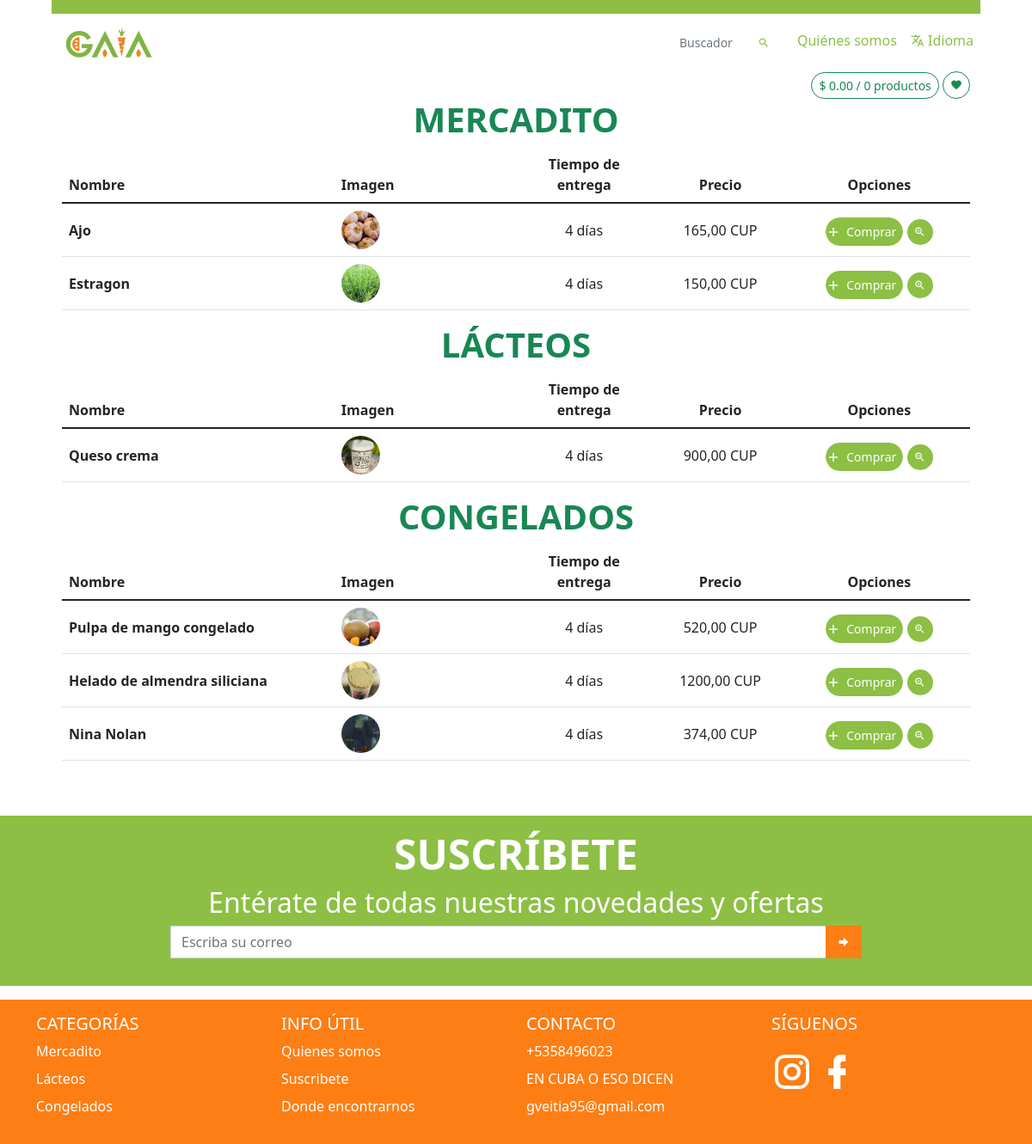
Before: /catalogo/ with the older database file.
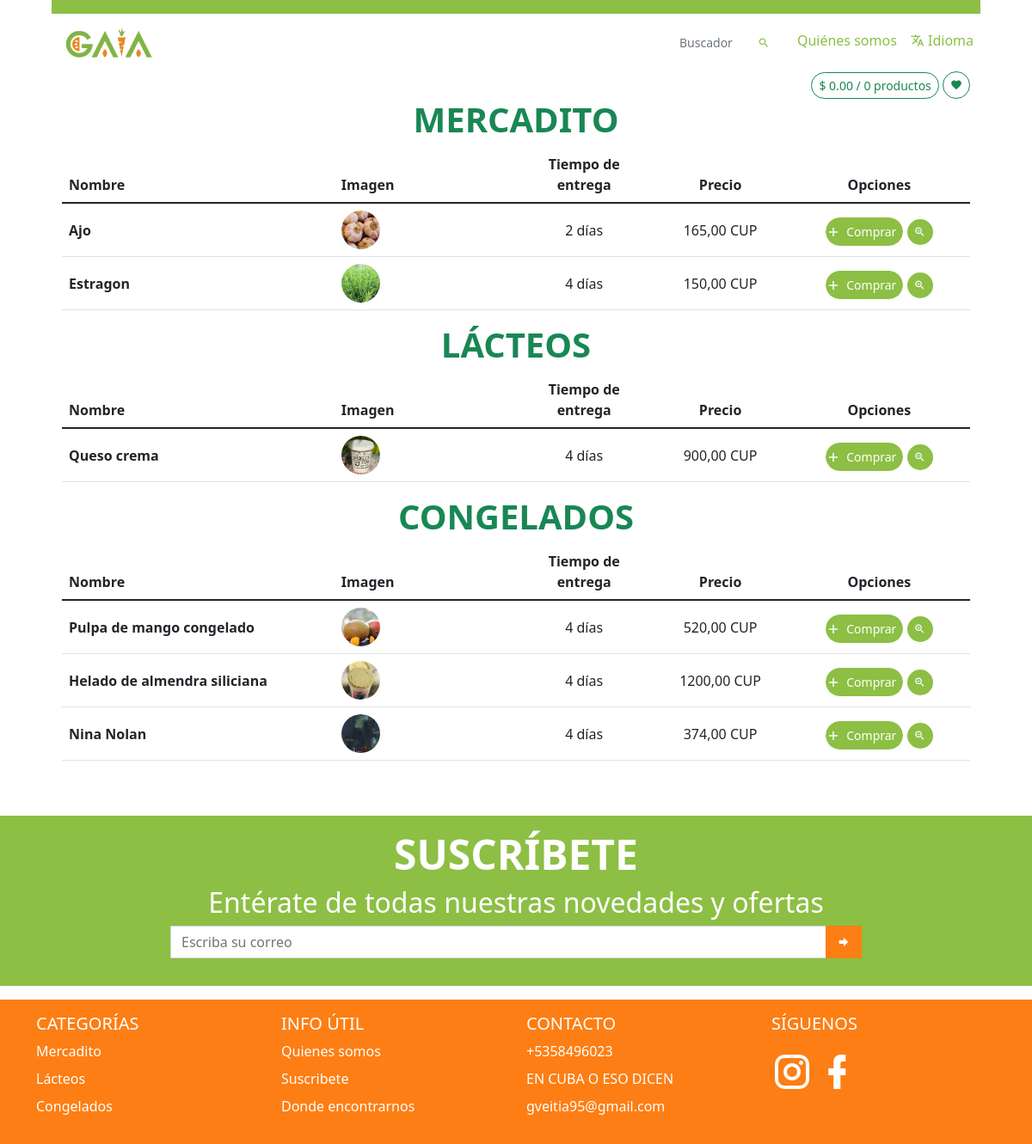
After: the same page with the newer database file.
### app_main/models.py (models this page shows, shortened)
class GeneralData(models.Model):
    logo = models.ImageField(upload_to='datos_generales/logo', verbose_name='Logo')
    img_principal = models.ImageField(upload_to='datos_generales/img_principal', verbose_name='Imagen Principal')
    enterprise_name = models.CharField(max_length=100, verbose_name='Nombre de la empresa')
    enterprise_address = models.CharField(max_length=100, verbose_name='Dirección de la empresa', null=True, blank=True)
    email = models.EmailField('Correo', unique=True,
                              error_messages={'unique': 'Este correo ya existe'})
    phone_number = models.CharField(validators=[phone_regex], max_length=17, unique=True, error_messages={
        'unique': 'Ya este teléfono está registrado'
    }, verbose_name='Celular', null=True, blank=True)
    facebook = models.URLField(verbose_name='Link de Facebook', null=True, blank=True)
    instagram = models.URLField(verbose_name='Link de Instagram', null=True, blank=True)
    def logo_tag(self):
        if self.logo:
            return mark_safe(f'<img src="{self.logo.url}" class="agrandar" width="45" height="45" />')
        return mark_safe(f'<img src="{STATIC_URL}img/empty.png" class="agrandar" width="45" height="45" />')
    logo_tag.short_description = 'Logo'
    def logo_link(self):
        return mark_safe(f'<a href="{self.logo.url}"> {self.logo_tag()}</a>')
    logo_link.short_description = 'Logo'
    def img_principal_tag(self):
        if self.logo:
            return mark_safe(f'<img src="{self.img_principal.url}" class="agrandar" height="45" />')
        return mark_safe(f'<img src="{STATIC_URL}img/empty.png" class="agrandar" width="45" height="45" />')
    img_principal_tag.short_description = 'Img principal'
    def img_principal_link(self):
        return mark_safe(f'<a href="{self.img_principal.url}"> {self.img_principal_tag()}</a>')
    img_principal_link.short_description = 'Img principal'
    class Meta:
        verbose_name = 'Datos Generales'
        verbose_name_plural = verbose_name

class Category(models.Model):
    description = models.TextField(verbose_name='Descripción', null=True, blank=True)
    name = models.CharField(max_length=100, verbose_name='Nombre')
    image = models.ImageField(upload_to='product/img', verbose_name='Imagen Principal', null=True)
    class Meta:
        verbose_name = 'Categoría'
        verbose_name_plural = 'Categorías'
    def __str__(self):
        return self.name
    @property
    def get_prods_count(self):
        return self.product_set.count() if self.product_set.exists() else 0
    def img_link(self):
        if self.image:
            return mark_safe(
                f'<a href="{self.image.url}"><img src="{self.image.url}" class="agrandar mb-2 mr-2" '
                f'width="40" height="40" /></a>')
        return mark_safe(
            f'<a href="{STATIC_URL}img/empty.png"><img src="{STATIC_URL}img/empty.png" class="agrandar mb-2 mr-2" '
            f'width="40" height="40" /></a>')
    img_link.short_description = 'Imagen'

class Product(models.Model):
    category = models.ForeignKey(Category, on_delete=models.CASCADE, verbose_name='Categoría')
    image = models.ImageField(upload_to='product/img', verbose_name='Imagen Principal', null=True)
    name = models.CharField(max_length=100, verbose_name='Nombre')
    price = models.DecimalField(max_digits=9, verbose_name='Precio', decimal_places=2)
    old_price = models.DecimalField(max_digits=9, verbose_name='Precio anterior', decimal_places=2, null=True,
                                    help_text='Este precio debería ser mayor al precio actual', blank=True)
    info = RichTextField(max_length=400, verbose_name='Información', null=True, blank=True)
    about = RichTextField(max_length=400, verbose_name='Sobre el producto', null=True, blank=True)
    is_active = models.BooleanField(default=True, verbose_name='Visible')
    is_important = models.BooleanField(default=True, verbose_name='Destacado')
    stock = models.IntegerField(verbose_name='Cantidad de inventario', default=1)
    date_updated = models.DateTimeField(auto_now=True, null=True, blank=True)
    sales = models.PositiveIntegerField(verbose_name='Ventas', default=0)
    delivery_time = models.PositiveSmallIntegerField('Tiempo de entrega (días)')
    class Meta:
        verbose_name = 'Producto'
        verbose_name_plural = 'Productos'
        ordering = ('category',)
    def info_tag(self):
        return mark_safe(self.info)
    def get_image(self):
        if self.image:
            return self.image.url
        return f'{STATIC_URL}img/empty.png'
    def img_link(self):
        if self.image:
            return mark_safe(
                f'<a href="{self.image.url}"><img src="{self.image.url}" class="agrandar mb-2 mr-2" '
                f'width="50" height="50" /></a>')
        return mark_safe(
            f'<a href="{STATIC_URL}img/empty.png"><img src="{STATIC_URL}img/empty.png" class="agrandar mb-2 mr-2" '
            f'width="50" height="50" /></a>')
    img_link.short_description = 'Vista previa'
    info_tag.short_description = 'Información'

class InfoUtil(models.Model):
    title = models.CharField('Título', max_length=100)
    text = RichTextField("Contenido")
    class Meta:
        verbose_name = 'Información útil'
        verbose_name_plural = 'Informaciones útiles'
    def text_tag(self):
        return mark_safe(self.text)
    text_tag.short_description = 'Texto'

### app_main/views.py (the view)
# urls.py: path('catalogo/', CatalogoView.as_view(), name='catalogo'),
class CatalogoView(StartPage):
    template_name = 'catalogo.html'
    def get_context_data(self, *, object_list=None, **kwargs):
        context = super().get_context_data()
        context.update(self.get_my_context_data())
        context['title'] = 'Catálogo'
        return context

### app_main/templates/catalogo.html (shortened to what this page needs)
{% extends 'startpage.html' %}
{% load static %}
{% block navbar %}
    <nav class="navbar bg-semi-success"></nav>
    <nav class="navbar bg-white navbar-expand-sm">
        <ul class="navbar-nav">
            <li class="nav-item">
                <div class="nav-link">
                    <a href="{% url 'index' %}"><img
                            src="{% if business.img_principal %} {{ business.img_principal.url }} {% else %} {% static logo %} {% endif %}"
                            class="ps-2" alt="gaia" height="35"></a>
                </div>
            </li>
        </ul>
        <ul class="navbar-nav ms-auto ">
            <li class="nav-item">
                <div class="nav-link">
                    <form action="{% url 'catalogo' %}">
                        <div class="input-group input-group-sm pe-2">
                            <input type="search" class="form-control text-end border-0 ps-0 rounded-0"
                                   placeholder="Buscador"
                                   aria-label="Example text with button addon"
                                   aria-describedby="button-addon1" name="search">
                            <button class="btn border-0" type="submit" id="button-addon1"><i
                                    class="mdi mdi-magnify text-semi-success"></i></button>
                        </div>
                    </form>
                </div>
            </li>
            <li class="nav-item">
                <a class="nav-link text-semi-success pe-2 text-end {% if active == 'project' %} active {% endif %}"
                   href="{% url 'info' %}">Quiénes somos</a>
            </li>
            <li class="nav-item">
                <a class="nav-link text-semi-success pe-2 text-end {% if active == 'project' %} active {% endif %}"
                   href="#"><i class="mdi mdi-translate"></i> Idioma</a>
            </li>
        </ul>
    </nav>
{% endblock %}
{% block content %}
    <div class="text-end">
        <button class="btn btn-outline-success btn-sm rounded-pill" type="button"
                data-bs-toggle="offcanvas"
                data-bs-target="#offcanvasRight" aria-controls="offcanvasRight" id="botoncito-verde">
        </button>
        <button class="btn btn-outline-success btn-sm rounded-pill"><i
                class="mdi mdi-heart"></i></button>
    </div>
    {% include 'table_products.html' %}
{% endblock %}

### app_main/templates/startpage.html (shortened to what this page needs)
{% extends 'body.html' %}
{% load cart_tag %}
{% load widget_tweaks %}
{% load static %}
{% block head %}
    <link rel="stylesheet" href="{% static 'lib/button_add_to_cart/style.css' %}">
    <link rel="stylesheet" href="{% static 'lib/bootstrap-touchspin/jquery.bootstrap-touchspin.min.css' %}">
{% endblock %}

### templates/body.html (shortened to what this page needs)
{% extends 'base.html' %}
{% load static %}
{% block body %}
    <body class="">
    <div class="wrapper mx-auto" style="width: 90%">
        {% block navbar %}{% endblock %}
        <div class="content">
            <div class="container-fluid">
                {% block content %}
                {% endblock %}
            </div>
        </div>
    </div>
    {% include 'footer.html' %}
    </body>
{% endblock %}

### templates/base.html (shortened to what this page needs)
{% load static %}
<!DOCTYPE html>
<html lang="en">
<head>
    <link rel="stylesheet" href="{% static 'lib/material-icons/css/icons.min.css' %}">
    <link href="https://cdn.jsdelivr.net/npm/bootstrap@5.2.2/dist/css/bootstrap.min.css" rel="stylesheet"
>
    <link href="https://cdn.jsdelivr.net/npm/select2@4.1.0-rc.0/dist/css/select2.min.css" rel="stylesheet"/>
    <link rel="stylesheet" href="{% static 'lib/sweetalert2/sweetalert2.min.css' %}">
    <link rel="stylesheet" href="{% static 'lib/jquery-confirm-v3.3.4/jquery-confirm.min.css' %}">
    <link rel="stylesheet" href="{% static 'css/custom_styles.css' %}">
    <link rel="stylesheet" href="{% static 'css/loader.css' %}">
    <link rel="stylesheet" href="{% static 'lib/go_to_top_button/style.css' %}">
    {% block head %}
    {% endblock %}
</head>
{% block body %}
{% endblock %}
</html>

### templates/table_products.html (shortened to what this page needs)
{% for category in all_categories %}
    <div class="table-responsive">
        <h1 class="text-center text-success text-uppercase display-6 fw-bold user-select-none">{{ category }}</h1>
        <table class="table table-hover">
            <thead>
            <tr>
                <th scope="col">Nombre</th>
                <th scope="col">Imagen</th>
                <th class="text-center" scope="col">Tiempo de entrega</th>
                <th class="text-center" scope="col">Precio</th>
                <th class="text-center" scope="col">Opciones</th>
            </tr>
            </thead>
            <tbody class="table-group-divider">
            {% for product in object_list %}
                {% if product.category == category %}
                    <tr class="" style="vertical-align: middle">
                        <th scope="row" style="width: 30%">{{ product.name }}</th>
                        <td style="width: 20%"><img src="{{ product.get_image }}" alt="image" height="45" width="45" class="rounded-pill">
                        </td>
                        <td class="text-center " style="width: 15%">{{ product.delivery_time }} días</td>
                        <td class="text-center" style="width: 15%">{{ product.price }} CUP</td>
                        <td class="text-center" style="width: 20%">
                            <Button Class="Button add_to_cart mt-1 btn-success btn btn-success" name="{{ product.id }}">
                                <Span>Comprar</Span>
                            </Button>
                            <button type="button"
                                    class="btn btn-success mt-1 border-0 bg-semi-success btn-sm rounded-pill btn-table-ver"
                                    data-bs-toggle="modal" data-bs-target="#product_modal" name="{{ product.id }}">
                                <i class="mdi mdi-magnify-plus-outline"></i>
                            </button>
                        </td>
                    </tr>
                {% endif %}
            {% endfor %}
            </tbody>
        </table>
    </div>
{% endfor %}

### templates/cart.html (shortened to what this page needs)
{% load cart_tag %}

### templates/footer.html (shortened to what this page needs)
{% load static %}
<footer class="bd-footer mt-5 bg-semi-success">
    <div class="mx-auto py-3 w-75 px-md-5 px-0">
        <h1 class="text-center text-white text-uppercase display-5 fw-bold user-select-none">suscríbete</h1>
        <h2 class="text-white text-center ">Entérate de todas nuestras novedades y ofertas</h2>
        <form action="" method="post" id="suscriptor-form">
            <div class="input-group mb-3">
                <input type="email" name="email" class="form-control rounded-0" placeholder="Escriba su correo"
                       aria-label="Recipient's username" required aria-describedby="button-addon2"
                       id="suscriptor-email">
                <button class="btn bg-orange rounded-0" type="submit" id="button-addon2"><i
                        class="mdi mdi-arrow-right-bold"></i>
                </button>
            </div>
        </form>
    </div>
</footer>
<footer class="bd-footer mt-3 bg-orange">
    <div class="container pt-3">
        <div class="row">
            <div class="col-6 col-md-3  mb-3">
                <h5>CATEGORÍAS</h5>
                <ul class="list-unstyled">
                    {% for category in all_categories %}
                        <li class="mb-2"><a href="#" class="text-decoration-none text-white">{{ category.name }}</a>
                        </li>
                    {% endfor %}
                </ul>
            </div>
            <div class="col-6 col-md-3  mb-3">
                <h5>INFO ÚTIL</h5>
                <ul class="list-unstyled">
                    {% for info in infoUtil_list %}
                        <li class="mb-2"><a href="{% url 'info' %}#{{ info.id }}" class="text-decoration-none text-white">{{ info.title }}</a></li>
                    {% endfor %}
                </ul>
            </div>
            <div class="col-6 col-md-3  mb-3">
                <h5>CONTACTO</h5>
                <ul class="list-unstyled">
                    <li class="mb-2"><a href="#" class="text-decoration-none text-white">{{ business.phone_number }}</a>
                    </li>
                    <li class="mb-2"><a href="#"
                                        class="text-decoration-none text-white">{{ business.enterprise_address }}</a>
                    </li>
                    <li class="mb-2"><a href="#" class="text-decoration-none text-white">{{ business.email }}</a></li>
                </ul>
            </div>
            <div class="col-6 col-md-3  mb-3">
                <h5>SÍGUENOS</h5>
                <div>
                    <a href="{{ business.instagram }}"><i class="mdi mdi-instagram mdi-48px text-white"></i></a>
                    <a href="{{ business.facebook }}"><i class="mdi mdi-facebook mdi-48px text-white"></i></a>
                </div>
            </div>
        </div>
    </div>
</footer>

### templates/sidebar_right.html (shortened to what this page needs)
        {% load cart_tag %}

Changed rows visible on the page:
changed Product "Ajo": delivery_time "4" → "2"
